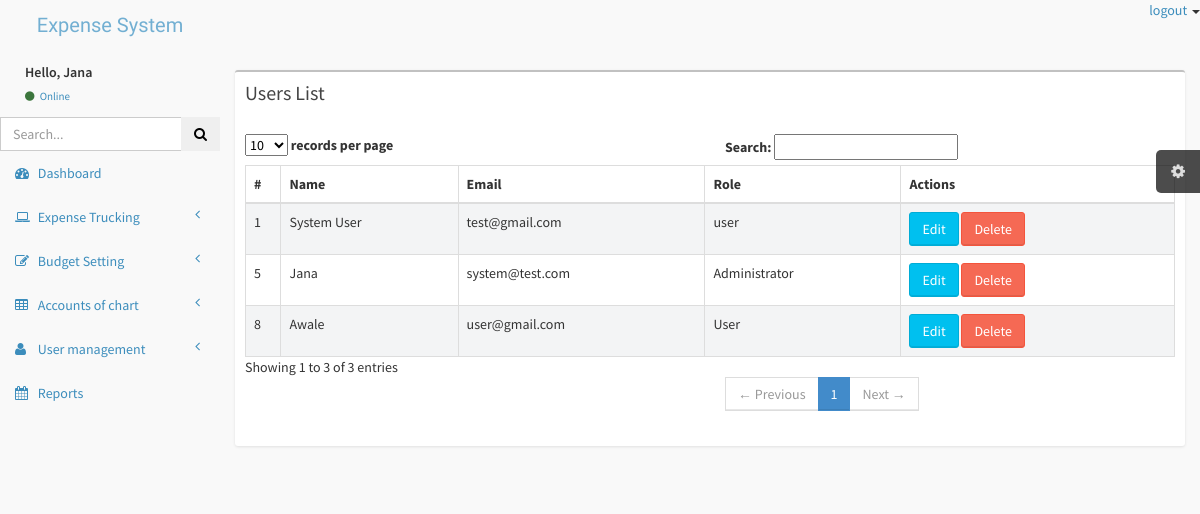
/Admin/manageusers.php (signed in), run on the app's committed database.
### tables this page shows
CREATE TABLE `users` (
  `id` int(11) NOT NULL,
  `name` varchar(30) NOT NULL,
  `email` varchar(25) NOT NULL,
  `password` varchar(8) NOT NULL,
  `role` varchar(15) NOT NULL DEFAULT 'user',
  `status` int(11) NOT NULL DEFAULT 0,
  `date` timestamp NOT NULL DEFAULT current_timestamp()
);

### Admin/manageusers.php (the view, shortened to what this page needs)
<?php include 'includes/header.php'; ?>
<div class="wrapper row-offcanvas row-offcanvas-left">
    <?php
    include 'includes/aside.php';
    ?>
    <aside class="right-side">
        <section class="content">
            <div class="row">
                <div class="col-xs-12">
                    <div class="box">
                        <div class="box-header">
                            <h3 class="box-title">Users List</h3>
                        </div>
                        <div class="box-body table-responsive">
                            <table id="example1" class="table table-bordered table-striped">
                                <thead>
                                    <tr>
                                        <th>#</th>
                                        <th>Name</th>
                                        <th>Email</th>
                                        <th>Role</th>
                                        <th>Actions</th>
                                    </tr>
                                <tbody>
                                    <?php
                                    include 'includes/connect.php';
                                    $sql = "SELECT * FROM users";
                                    $r = mysqli_query($conn, $sql);
                                    while ($row = mysqli_fetch_assoc($r)) {
                                    ?>
                                        <tr>
                                            <td><?php echo $row['id']; ?></td>
                                            <td><?php echo $row['name']; ?></td>
                                            <td><?php echo $row['email']; ?></td>
                                            <td><?php echo $row['role']; ?></td>
                                            <td>
                                                <?php
                                                $role = $_SESSION['userRole'];
                                                if ($role == 'user' || $role == 'User') { ?>
                                                    <span>you don't have premission</span>
                                                <?php  } else {
                                                ?>
                                                    <a href="editusers.php?uid=<?php echo $row['id']; ?>">
                                                        <button class="btn btn-info">Edit</button>
                                                    </a>
                                                    <a href="backend/users.php?uid=<?php echo $row['id']; ?>" onclick="return confirm('Are you sure?');">
                                                        <button class="btn btn-danger">Delete</button>
                                                    </a>
                                                <?php
                                                } ?>
                                            </td>
                                        </tr>
                                    <?php     }
                                    ?>
                                </tbody>
                            </table>
                        </div>
                    </div>
                </div>
            </div>
        </section>
    </aside>
</div>
</body>
</html>

### Admin/css/AdminLTE.css (style rules this page uses)
html, body { overflow-x: hidden!important; font-family: 'Source Sans Pro', sans-serif; -webkit-font-smoothing: antialiased; min-height: 100%; background: #f9f9f9; }
a { color: #3c8dbc; }
.wrapper { min-height: 100%; }
.wrapper:before, .wrapper:after { display: table; content: " "; }
.wrapper:after { clear: both; }
.right-side, .left-side { min-height: 100%; display: block; }
.right-side { background-color: #f9f9f9; margin-left: 220px; }
.content { padding: 20px 15px; background: #f9f9f9; }
h1, h2, h3, h4, h5, h6, .h1, .h2, .h3, .h4, .h5, .h6 { font-family: 'Source Sans Pro', sans-serif; }
.table-striped > tbody > tr:nth-child(odd) > td, .table-striped > tbody > tr:nth-child(odd) > th { background-color: #f3f4f5; }
.box { position: relative; background: #ffffff; border-top: 2px solid #c1c1c1; margin-bottom: 20px; -webkit-border-radius: 3px; -moz-border-radius: 3px; border-radius: 3px; width: 100%; box-shadow: 0px 1px 3px rgba(0, 0, 0, 0.1); }
.box .box-header { position: relative; -webkit-border-top-left-radius: 3px; -webkit-border-top-right-radius: 3px; -webkit-border-bottom-right-radius: 0; -webkit-border-bottom-left-radius: 0; -moz-border-radius-topleft: 3px; -moz-border-radius-topright: 3px; -moz-border-radius-bottomright: 0; -moz-border-radius-bottomleft: 0; border-top-left-radius: 3px; border-top-right-radius: 3px; border-bottom-right-radius: 0; border-bottom-left-radius: 0; border-bottom: 0px solid #f4f4f4; color: #444; padding-bottom: 10px; }
.box .box-header:before, .box .box-header:after { display: table; content: " "; }
.box .box-header:after { clear: both; }
.box .box-header > .fa, .box .box-header > .glyphicon, .box .box-header > .ion, .box .box-header .box-title { display: inline-block; padding: 10px 0px 10px 10px; margin: 0; font-size: 20px; font-weight: 400; float: left; cursor: default; }
.box .box-body { padding: 10px; -webkit-border-top-left-radius: 0; -webkit-border-top-right-radius: 0; -webkit-border-bottom-right-radius: 3px; -webkit-border-bottom-left-radius: 3px; -moz-border-radius-topleft: 0; -moz-border-radius-topright: 0; -moz-border-radius-bottomright: 3px; -moz-border-radius-bottomleft: 3px; border-top-left-radius: 0; border-top-right-radius: 0; border-bottom-right-radius: 3px; border-bottom-left-radius: 3px; }
.box .box-body .table { margin-bottom: 0; }
.btn { font-weight: 500; -webkit-border-radius: 3px; -moz-border-radius: 3px; border-radius: 3px; border: 1px solid transparent; -webkit-box-shadow: inset 0px -2px 0px 0px rgba(0, 0, 0, 0.09); -moz-box-shadow: inset 0px -2px 0px 0px rgba(0, 0, 0, 0.09); box-shadow: inset 0px -1px 0px 0px rgba(0, 0, 0, 0.09); }
.btn.btn-info { background-color: #00c0ef; border-color: #00acd6; }
.btn.btn-danger { background-color: #f56954; border-color: #f4543c; }

### data on the page
users: id "1", name "System User", email "test@gmail.com", role "user"
users: id "5", name "Jana", email "system@test.com", role "Administrator"
users: id "8", name "Awale", email "user@gmail.com", role "User"

### other printed values
$_SESSION['userID'] "Jana"
